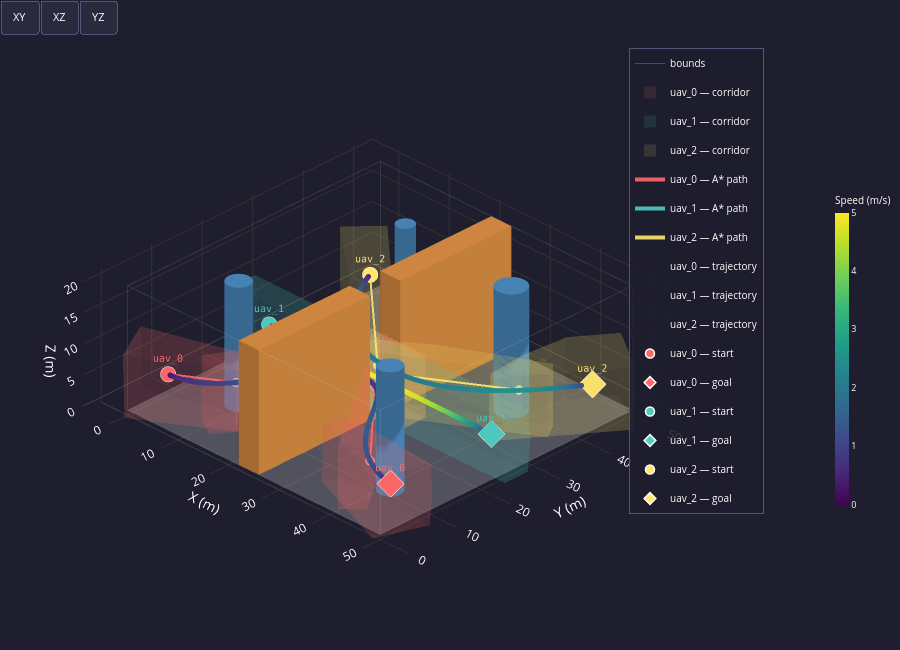

Write notebook code for a chart like this one.
### Code cell
# ── Cell 7 — Conflict Resolution (Temporal Replanning) ───────────────────────
from conflict_resolver import ReplanConfig, resolve_conflicts
import logging
logging.getLogger("conflict_resolver").setLevel(logging.WARNING)

# ── Load replanning config ────────────────────────────────────────────────────
rp_cfg = ReplanConfig.from_yaml(PLANNER_CONFIG)
print(
    f"OK  Replan config  [{os.path.basename(PLANNER_CONFIG)}]\n"
    f"    λ_time_replan={rp_cfg.lambda_time_replan}  "
    f"delta_t_scale={rp_cfg.delta_t_scale}  "
    f"min_delta_t={rp_cfg.min_delta_t:.1f} s  "
    f"max_rounds={rp_cfg.max_replan_rounds}  "
    f"replan_iter={rp_cfg.replan_max_iter}"
)

# ── Run conflict resolution ──────────────────────────────────────────────────
trajectories, conflict_report = resolve_conflicts(
    fleet           = fleet,
    trajectories    = trajectories,
    corridors       = corridors,
    plan_results    = paths,
    conflict_report = conflict_report,
    cd_cfg          = cd_cfg,
    sto_cfg         = sto_cfg,
    replan_cfg      = rp_cfg,
    verbose         = True,
)

# ── Final report ─────────────────────────────────────────────────────────────
print()
print(conflict_report.summary())

# ── Visualisation ─────────────────────────────────────────────────────────────
plot_conflict_report(conflict_report, fleet, trajectories)

# ── Updated static 3-D view ──────────────────────────────────────────────────
plot_environment_3d(env, fleet=fleet, paths=paths, corridors=corridors,
                    trajectories=trajectories)

### Figure 1 — Plotly figure (JSON) as saved in the notebook; plotly's stock layout.template omitted (floating-point values rounded to 4 significant figures; data arrays with more than 128 entries replaced by an {"elided": "..."} marker saying what was removed)
{"data": [{"color": "#EFEFEF", "flatshading": true, "hoverinfo": "skip", "i": [0, 0], "j": [1, 2], "k": [2, 3], "name": "floor", "opacity": 0.25, "showscale": false, "type": "mesh3d", "x": [0, 50, 50, 0], "y": [0, 0, 50, 50], "z": [0, 0, 0, 0]}, {"hoverinfo": "skip", "line": {"color": "white", "width": 1}, "mode": "lines", "name": "bounds", "opacity": 0.2, "type": "scatter3d", "x": [0, 50, null, 50, 50, null, 50, 0, null, 0, 0, null, 0, 50, null, 50, 50, null, 50, 0, null, 0, 0, null, 0, 0, null, 50, 50, null, 50, 50, null, 0, 0, null], "y": [0, 0, null, 0, 50, null, 50, 50, null, 50, 0, null, 0, 0, null, 0, 50, null, 50, 50, null, 50, 0, null, 0, 0, null, 0, 0, null, 50, 50, null, 50, 50, null], "z": [0, 0, null, 0, 0, null, 0, 0, null, 0, 0, null, 20, 20, null, 20, 20, null, 20, 20, null, 20, 20, null, 0, 20, null, 0, 20, null, 0, 20, null, 0, 20, null]}, {"color": "#4682B4", "flatshading": false, "hoverinfo": "skip", "i": {"elided": "160 int values"}, "j": {"elided": "160 int values"}, "k": {"elided": "160 int values"}, "name": "cyl_0", "opacity": 1, "showscale": false, "type": "mesh3d", "x": [12.0, 11.98, 11.9, 11.78, 11.62, 11.41, 11.18, 10.91, 10.62, 10.31, 10.0, 9.687, 9.382, 9.092, 8.824, 8.586, 8.382, 8.218, 8.098, 8.025, 8.0, 8.025, 8.098, 8.218, 8.382, 8.586, 8.824, 9.092, 9.382, 9.687, 10.0, 10.31, 10.62, 10.91, 11.18, 11.41, 11.62, 11.78, 11.9, 11.98, 12.0, 11.98, 11.9, 11.78, 11.62, 11.41, 11.18, 10.91, 10.62, 10.31, 10.0, 9.687, 9.382, 9.092, 8.824, 8.586, 8.382, 8.218, 8.098, 8.025, 8.0, 8.025, 8.098, 8.218, 8.382, 8.586, 8.824, 9.092, 9.382, 9.687, 10.0, 10.31, 10.62, 10.91, 11.18, 11.41, 11.62, 11.78, 11.9, 11.98, 10.0, 10.0], "y": [12.0, 12.31, 12.62, 12.91, 13.18, 13.41, 13.62, 13.78, 13.9, 13.98, 14.0, 13.98, 13.9, 13.78, 13.62, 13.41, 13.18, 12.91, 12.62, 12.31, 12.0, 11.69, 11.38, 11.09, 10.82, 10.59, 10.38, 10.22, 10.1, 10.02, 10.0, 10.02, 10.1, 10.22, 10.38, 10.59, 10.82, 11.09, 11.38, 11.69, 12.0, 12.31, 12.62, 12.91, 13.18, 13.41, 13.62, 13.78, 13.9, 13.98, 14.0, 13.98, 13.9, 13.78, 13.62, 13.41, 13.18, 12.91, 12.62, 12.31, 12.0, 11.69, 11.38, 11.09, 10.82, 10.59, 10.38, 10.22, 10.1, 10.02, 10.0, 10.02, 10.1, 10.22, 10.38, 10.59, 10.82, 11.09, 11.38, 11.69, 12.0, 12.0], "z": [0.0, 0.0, 0.0, 0.0, 0.0, 0.0, 0.0, 0.0, 0.0, 0.0, 0.0, 0.0, 0.0, 0.0, 0.0, 0.0, 0.0, 0.0, 0.0, 0.0, 0.0, 0.0, 0.0, 0.0, 0.0, 0.0, 0.0, 0.0, 0.0, 0.0, 0.0, 0.0, 0.0, 0.0, 0.0, 0.0, 0.0, 0.0, 0.0, 0.0, 20.0, 20.0, 20.0, 20.0, 20.0, 20.0, 20.0, 20.0, 20.0, 20.0, 20.0, 20.0, 20.0, 20.0, 20.0, 20.0, 20.0, 20.0, 20.0, 20.0, 20.0, 20.0, 20.0, 20.0, 20.0, 20.0, 20.0, 20.0, 20.0, 20.0, 20.0, 20.0, 20.0, 20.0, 20.0, 20.0, 20.0, 20.0, 20.0, 20.0, 0.0, 20.0]}, {"color": "#4682B4", "flatshading": false, "hoverinfo": "skip", "i": {"elided": "160 int values"}, "j": {"elided": "160 int values"}, "k": {"elided": "160 int values"}, "name": "cyl_1", "opacity": 1, "showscale": false, "type": "mesh3d", "x": [40.5, 40.47, 40.38, 40.23, 40.02, 39.77, 39.47, 39.13, 38.77, 38.39, 38.0, 37.61, 37.23, 36.87, 36.53, 36.23, 35.98, 35.77, 35.62, 35.53, 35.5, 35.53, 35.62, 35.77, 35.98, 36.23, 36.53, 36.87, 37.23, 37.61, 38.0, 38.39, 38.77, 39.13, 39.47, 39.77, 40.02, 40.23, 40.38, 40.47, 40.5, 40.47, 40.38, 40.23, 40.02, 39.77, 39.47, 39.13, 38.77, 38.39, 38.0, 37.61, 37.23, 36.87, 36.53, 36.23, 35.98, 35.77, 35.62, 35.53, 35.5, 35.53, 35.62, 35.77, 35.98, 36.23, 36.53, 36.87, 37.23, 37.61, 38.0, 38.39, 38.77, 39.13, 39.47, 39.77, 40.02, 40.23, 40.38, 40.47, 38.0, 38.0], "y": [38.0, 38.39, 38.77, 39.13, 39.47, 39.77, 40.02, 40.23, 40.38, 40.47, 40.5, 40.47, 40.38, 40.23, 40.02, 39.77, 39.47, 39.13, 38.77, 38.39, 38.0, 37.61, 37.23, 36.87, 36.53, 36.23, 35.98, 35.77, 35.62, 35.53, 35.5, 35.53, 35.62, 35.77, 35.98, 36.23, 36.53, 36.87, 37.23, 37.61, 38.0, 38.39, 38.77, 39.13, 39.47, 39.77, 40.02, 40.23, 40.38, 40.47, 40.5, 40.47, 40.38, 40.23, 40.02, 39.77, 39.47, 39.13, 38.77, 38.39, 38.0, 37.61, 37.23, 36.87, 36.53, 36.23, 35.98, 35.77, 35.62, 35.53, 35.5, 35.53, 35.62, 35.77, 35.98, 36.23, 36.53, 36.87, 37.23, 37.61, 38.0, 38.0], "z": [0.0, 0.0, 0.0, 0.0, 0.0, 0.0, 0.0, 0.0, 0.0, 0.0, 0.0, 0.0, 0.0, 0.0, 0.0, 0.0, 0.0, 0.0, 0.0, 0.0, 0.0, 0.0, 0.0, 0.0, 0.0, 0.0, 0.0, 0.0, 0.0, 0.0, 0.0, 0.0, 0.0, 0.0, 0.0, 0.0, 0.0, 0.0, 0.0, 0.0, 20.0, 20.0, 20.0, 20.0, 20.0, 20.0, 20.0, 20.0, 20.0, 20.0, 20.0, 20.0, 20.0, 20.0, 20.0, 20.0, 20.0, 20.0, 20.0, 20.0, 20.0, 20.0, 20.0, 20.0, 20.0, 20.0, 20.0, 20.0, 20.0, 20.0, 20.0, 20.0, 20.0, 20.0, 20.0, 20.0, 20.0, 20.0, 20.0, 20.0, 0.0, 20.0]}, {"color": "#4682B4", "flatshading": false, "hoverinfo": "skip", "i": {"elided": "160 int values"}, "j": {"elided": "160 int values"}, "k": {"elided": "160 int values"}, "name": "cyl_2", "opacity": 1, "showscale": false, "type": "mesh3d", "x": [16.5, 16.48, 16.43, 16.34, 16.21, 16.06, 15.88, 15.68, 15.46, 15.23, 15.0, 14.77, 14.54, 14.32, 14.12, 13.94, 13.79, 13.66, 13.57, 13.52, 13.5, 13.52, 13.57, 13.66, 13.79, 13.94, 14.12, 14.32, 14.54, 14.77, 15.0, 15.23, 15.46, 15.68, 15.88, 16.06, 16.21, 16.34, 16.43, 16.48, 16.5, 16.48, 16.43, 16.34, 16.21, 16.06, 15.88, 15.68, 15.46, 15.23, 15.0, 14.77, 14.54, 14.32, 14.12, 13.94, 13.79, 13.66, 13.57, 13.52, 13.5, 13.52, 13.57, 13.66, 13.79, 13.94, 14.12, 14.32, 14.54, 14.77, 15.0, 15.23, 15.46, 15.68, 15.88, 16.06, 16.21, 16.34, 16.43, 16.48, 15.0, 15.0], "y": [40.0, 40.23, 40.46, 40.68, 40.88, 41.06, 41.21, 41.34, 41.43, 41.48, 41.5, 41.48, 41.43, 41.34, 41.21, 41.06, 40.88, 40.68, 40.46, 40.23, 40.0, 39.77, 39.54, 39.32, 39.12, 38.94, 38.79, 38.66, 38.57, 38.52, 38.5, 38.52, 38.57, 38.66, 38.79, 38.94, 39.12, 39.32, 39.54, 39.77, 40.0, 40.23, 40.46, 40.68, 40.88, 41.06, 41.21, 41.34, 41.43, 41.48, 41.5, 41.48, 41.43, 41.34, 41.21, 41.06, 40.88, 40.68, 40.46, 40.23, 40.0, 39.77, 39.54, 39.32, 39.12, 38.94, 38.79, 38.66, 38.57, 38.52, 38.5, 38.52, 38.57, 38.66, 38.79, 38.94, 39.12, 39.32, 39.54, 39.77, 40.0, 40.0], "z": [0.0, 0.0, 0.0, 0.0, 0.0, 0.0, 0.0, 0.0, 0.0, 0.0, 0.0, 0.0, 0.0, 0.0, 0.0, 0.0, 0.0, 0.0, 0.0, 0.0, 0.0, 0.0, 0.0, 0.0, 0.0, 0.0, 0.0, 0.0, 0.0, 0.0, 0.0, 0.0, 0.0, 0.0, 0.0, 0.0, 0.0, 0.0, 0.0, 0.0, 20.0, 20.0, 20.0, 20.0, 20.0, 20.0, 20.0, 20.0, 20.0, 20.0, 20.0, 20.0, 20.0, 20.0, 20.0, 20.0, 20.0, 20.0, 20.0, 20.0, 20.0, 20.0, 20.0, 20.0, 20.0, 20.0, 20.0, 20.0, 20.0, 20.0, 20.0, 20.0, 20.0, 20.0, 20.0, 20.0, 20.0, 20.0, 20.0, 20.0, 0.0, 20.0]}, {"color": "#4682B4", "flatshading": false, "hoverinfo": "skip", "i": {"elided": "160 int values"}, "j": {"elided": "160 int values"}, "k": {"elided": "160 int values"}, "name": "cyl_3", "opacity": 1, "showscale": false, "type": "mesh3d", "x": [44.0, 43.98, 43.9, 43.78, 43.62, 43.41, 43.18, 42.91, 42.62, 42.31, 42.0, 41.69, 41.38, 41.09, 40.82, 40.59, 40.38, 40.22, 40.1, 40.02, 40.0, 40.02, 40.1, 40.22, 40.38, 40.59, 40.82, 41.09, 41.38, 41.69, 42.0, 42.31, 42.62, 42.91, 43.18, 43.41, 43.62, 43.78, 43.9, 43.98, 44.0, 43.98, 43.9, 43.78, 43.62, 43.41, 43.18, 42.91, 42.62, 42.31, 42.0, 41.69, 41.38, 41.09, 40.82, 40.59, 40.38, 40.22, 40.1, 40.02, 40.0, 40.02, 40.1, 40.22, 40.38, 40.59, 40.82, 41.09, 41.38, 41.69, 42.0, 42.31, 42.62, 42.91, 43.18, 43.41, 43.62, 43.78, 43.9, 43.98, 42.0, 42.0], "y": [10.0, 10.31, 10.62, 10.91, 11.18, 11.41, 11.62, 11.78, 11.9, 11.98, 12.0, 11.98, 11.9, 11.78, 11.62, 11.41, 11.18, 10.91, 10.62, 10.31, 10.0, 9.687, 9.382, 9.092, 8.824, 8.586, 8.382, 8.218, 8.098, 8.025, 8.0, 8.025, 8.098, 8.218, 8.382, 8.586, 8.824, 9.092, 9.382, 9.687, 10.0, 10.31, 10.62, 10.91, 11.18, 11.41, 11.62, 11.78, 11.9, 11.98, 12.0, 11.98, 11.9, 11.78, 11.62, 11.41, 11.18, 10.91, 10.62, 10.31, 10.0, 9.687, 9.382, 9.092, 8.824, 8.586, 8.382, 8.218, 8.098, 8.025, 8.0, 8.025, 8.098, 8.218, 8.382, 8.586, 8.824, 9.092, 9.382, 9.687, 10.0, 10.0], "z": [0.0, 0.0, 0.0, 0.0, 0.0, 0.0, 0.0, 0.0, 0.0, 0.0, 0.0, 0.0, 0.0, 0.0, 0.0, 0.0, 0.0, 0.0, 0.0, 0.0, 0.0, 0.0, 0.0, 0.0, 0.0, 0.0, 0.0, 0.0, 0.0, 0.0, 0.0, 0.0, 0.0, 0.0, 0.0, 0.0, 0.0, 0.0, 0.0, 0.0, 20.0, 20.0, 20.0, 20.0, 20.0, 20.0, 20.0, 20.0, 20.0, 20.0, 20.0, 20.0, 20.0, 20.0, 20.0, 20.0, 20.0, 20.0, 20.0, 20.0, 20.0, 20.0, 20.0, 20.0, 20.0, 20.0, 20.0, 20.0, 20.0, 20.0, 20.0, 20.0, 20.0, 20.0, 20.0, 20.0, 20.0, 20.0, 20.0, 20.0, 0.0, 20.0]}, {"color": "#CD853F", "flatshading": true, "hoverinfo": "skip", "i": [7, 0, 0, 0, 4, 4, 6, 6, 4, 0, 3, 2], "j": [3, 4, 1, 2, 5, 6, 5, 2, 0, 1, 6, 3], "k": [0, 7, 2, 7, 6, 7, 1, 1, 5, 5, 7, 6], "name": "passage_wall_south", "opacity": 1, "showscale": false, "type": "mesh3d", "x": [22, 26, 26, 22, 22, 26, 26, 22], "y": [0, 0, 22, 22, 0, 0, 22, 22], "z": [0, 0, 0, 0, 20, 20, 20, 20]}, {"color": "#CD853F", "flatshading": true, "hoverinfo": "skip", "i": [7, 0, 0, 0, 4, 4, 6, 6, 4, 0, 3, 2], "j": [3, 4, 1, 2, 5, 6, 5, 2, 0, 1, 6, 3], "k": [0, 7, 2, 7, 6, 7, 1, 1, 5, 5, 7, 6], "name": "passage_wall_north", "opacity": 1, "showscale": false, "type": "mesh3d", "x": [22, 26, 26, 22, 22, 26, 26, 22], "y": [28, 28, 50, 50, 28, 28, 50, 50], "z": [0, 0, 0, 0, 20, 20, 20, 20]}, {"color": "#FF6B6B", "flatshading": true, "hoverinfo": "skip", "i": [4, 4, 4, 4, 8, 8, 8, 7, 7, 6, 6, 6, 6, 6, 6, 6], "j": [2, 2, 1, 3, 2, 1, 9, 9, 2, 4, 4, 7, 3, 8, 8, 7], "k": [1, 5, 0, 0, 1, 0, 2, 2, 5, 5, 3, 5, 0, 0, 9, 9], "legendgroup": "uav_0_corridor", "name": "uav_0 — corridor", "opacity": 0.12, "showlegend": true, "showscale": false, "type": "mesh3d", "x": [-3.272, 0.8823, 1.103, 16.6, 18.42, 18.64, 16.6, 16.88, -3.272, -3.098], "y": [5.814, -1.839, -1.719, 11.02, 7.681, 7.8, 11.27, 11.04, 6.161, 6.019], "z": [9.873, 9.873, -0.1239, 10.37, 10.37, 0.3771, 5.712, 0.3771, 3.277, -0.1239]}, {"color": "#FF6B6B", "flatshading": true, "hoverinfo": "skip", "i": [7, 7, 7, 7, 1, 1, 3, 3, 3, 3, 3, 3], "j": [2, 2, 5, 6, 7, 7, 6, 2, 5, 1, 2, 1], "k": [0, 6, 4, 4, 5, 0, 4, 6, 4, 5, 0, 0], "legendgroup": "uav_0_corridor", "name": "uav_0 — corridor", "opacity": 0.12, "showlegend": false, "showscale": false, "type": "mesh3d", "x": [9.131, 13.34, 9.131, 13.34, 21.14, 21.14, 16.15, 16.15], "y": [5.491, 2.86, 5.491, 2.86, 15.34, 15.34, 18.46, 18.46], "z": [0.25, 0.25, 10.25, 10.25, 10.25, 0.25, 10.25, 0.25]}, {"color": "#FF6B6B", "flatshading": true, "hoverinfo": "skip", "i": [2, 2, 2, 2, 2, 2, 7, 7, 7, 7, 16, 16, 16, 16, 16, 16, 12, 12, 12, 12, 12, 12, 22, 22, 22, 22, 22, 22, 22, 22, 11, 11, 11, 11, 9, 9, 9, 9, 9, 9, 9, 9], "j": [1, 8, 18, 8, 19, 18, 0, 5, 8, 5, 5, 5, 18, 18, 20, 20, 13, 0, 10, 16, 13, 16, 1, 14, 13, 14, 19, 20, 13, 20, 2, 14, 14, 12, 10, 8, 7, 7, 2, 11, 12, 11], "k": [21, 3, 6, 6, 21, 19, 4, 0, 6, 6, 6, 0, 6, 19, 17, 19, 15, 4, 4, 0, 17, 17, 21, 1, 15, 15, 21, 19, 17, 17, 1, 15, 1, 15, 4, 3, 4, 8, 3, 2, 10, 12], "legendgroup": "uav_0_corridor", "name": "uav_0 — corridor", "opacity": 0.12, "showlegend": false, "showscale": false, "type": "mesh3d", "x": [17.9, 12.89, 13.53, 23.42, 23.73, 17.9, 17.61, 23.73, 23.59, 23.42, 23.46, 13.53, 13.4, 12.39, 12.89, 13.06, 14.89, 13.95, 14.89, 13.62, 13.62, 12.22, 12.22], "y": [10.31, 19.93, 20.7, 27.87, 27.61, 10.31, 9.974, 27.61, 27.72, 27.87, 27.84, 20.7, 20.54, 12.03, 19.93, 20.14, 6.708, 7.491, 6.708, 7.766, 7.766, 11.85, 11.85], "z": [10.25, 0.25, 0.25, 0.25, 10.25, 4.75, 0.25, 4.75, 0.25, 5.75, 10.25, 5.75, 10.25, 10.25, 5.75, 10.25, 10.25, 10.25, 0.25, 0.25, 5.75, 0.25, 5.75]}, {"color": "#FF6B6B", "flatshading": true, "hoverinfo": "skip", "i": [9, 9, 10, 10, 2, 2, 2, 2, 7, 7, 7, 7, 15, 15, 15, 15, 15, 12, 12, 12, 12, 12, 12, 18, 18, 18, 18, 18, 18, 20, 20, 20, 20, 20, 20, 20, 20, 20], "j": [4, 11, 9, 9, 10, 10, 1, 11, 8, 16, 10, 10, 4, 1, 5, 5, 1, 1, 2, 2, 7, 15, 15, 5, 9, 8, 9, 5, 19, 15, 15, 19, 7, 12, 12, 16, 18, 18], "k": [3, 4, 8, 11, 0, 11, 4, 4, 17, 17, 0, 8, 3, 4, 3, 6, 14, 14, 0, 1, 0, 14, 13, 3, 3, 17, 8, 6, 6, 6, 13, 6, 16, 13, 7, 17, 17, 19], "legendgroup": "uav_0_corridor", "name": "uav_0 — corridor", "opacity": 0.12, "showlegend": false, "showscale": false, "type": "mesh3d", "x": [16.75, 16.75, 16.75, 31.25, 24, 31.25, 24.25, 16.75, 31.25, 31.25, 24, 24, 16.75, 23.75, 16.75, 23.75, 24.0, 31.25, 31.25, 24.25, 24.0], "y": [22.42, 22.65, 22.42, 22.65, 22.47, 27.73, 27.75, 27.71, 22.42, 22.42, 22.24, 22.24, 27.73, 27.75, 27.73, 27.75, 27.73, 27.71, 27.73, 27.75, 27.75], "z": [10.25, 0.25, 4.75, 0.25, 0.25, 0.25, 0.25, 10.25, 10.25, 4.75, 10.25, 4.75, 5.75, 5.75, 0.25, 0.25, 10.25, 10.25, 5.75, 5.75, 5.875]}, {"color": "#FF6B6B", "flatshading": true, "hoverinfo": "skip", "i": [5, 5, 3, 3, 3, 3, 7, 7, 7, 9, 9, 9, 9, 9, 9, 9], "j": [0, 1, 0, 1, 6, 6, 0, 0, 6, 5, 3, 3, 6, 7, 5, 7], "k": [4, 0, 2, 0, 2, 8, 2, 4, 2, 1, 1, 8, 8, 6, 4, 4], "legendgroup": "uav_0_corridor", "name": "uav_0 — corridor", "opacity": 0.12, "showlegend": false, "showscale": false, "type": "mesh3d", "x": [41.0, 41.0, 43.94, 43.94, 22.93, 22.93, 30.11, 24.51, 30.11, 24.51], "y": [0.6402, 0.6402, 3.391, 3.391, 26.49, 26.49, 22.72, 27.97, 22.72, 27.97], "z": [0.25, 10.25, 0.25, 10.25, 0.25, 10.25, 0.25, 0.25, 10.25, 10.25]}, {"color": "#FF6B6B", "flatshading": true, "hoverinfo": "skip", "i": [4, 4, 8, 8, 8, 6, 6, 6, 13, 13, 13, 9, 9, 9, 10, 10, 11, 11, 11, 11, 11, 11, 11, 11], "j": [1, 1, 4, 5, 4, 4, 2, 4, 1, 5, 12, 1, 2, 12, 6, 9, 8, 6, 10, 13, 9, 10, 8, 13], "k": [2, 3, 3, 3, 7, 7, 0, 2, 3, 3, 1, 2, 0, 1, 0, 0, 7, 7, 6, 12, 12, 9, 5, 5], "legendgroup": "uav_0_corridor", "name": "uav_0 — corridor", "opacity": 0.12, "showlegend": false, "showscale": false, "type": "mesh3d", "x": [53.2, 34.53, 50.18, 34.18, 49.83, 35.09, 53.1, 52.83, 42.54, 41.95, 41.95, 41.89, 35.54, 35.44], "y": [6.923, 4.174, -1.461, 4.302, -1.333, 6.842, 7.238, 6.989, 7.474, 7.484, 7.779, 7.778, 6.978, 7.253], "z": [9.808, 10.43, 9.808, 0.4416, -0.1845, 0.4416, 4.345, -0.1845, 0.1859, 10.21, 5.016, 4.953, 10.43, 5.462]}, {"color": "#4ECDC4", "flatshading": true, "hoverinfo": "skip", "i": [7, 7, 5, 5, 13, 13, 13, 13, 8, 8, 8, 8, 15, 15, 15, 15, 9, 9, 9, 9, 9, 9, 9, 9, 17, 17, 17, 17, 17, 17, 17, 17], "j": [10, 10, 7, 7, 1, 5, 1, 5, 14, 16, 10, 16, 14, 7, 7, 13, 1, 2, 8, 2, 5, 5, 10, 8, 1, 2, 16, 2, 13, 15, 16, 15], "k": [4, 11, 11, 6, 12, 6, 3, 3, 4, 0, 4, 14, 4, 4, 6, 6, 3, 0, 0, 1, 3, 11, 11, 10, 12, 1, 0, 0, 12, 13, 14, 14], "legendgroup": "uav_1_corridor", "name": "uav_1 — corridor", "opacity": 0.12, "showlegend": true, "showscale": false, "type": "mesh3d", "x": [-2.0, 52, 25.0, 52, -2, 52, 52, 25.0, -2, 25.0, -2.0, 25.0, 52.0, 52, -2, 25.0, -2, 25.0], "y": [27.28, 27.28, 27.32, 22.72, 22.72, 22.27, 22.72, 22.68, 22.72, 22.68, 22.27, 22.23, 27.73, 27.28, 27.28, 27.32, 27.73, 27.77], "z": [0, 0, -8.882e-16, 8.882e-16, 10, 5.0, 10, 10, 8.882e-16, 0, 5.0, 5.0, 5.0, 10, 10, 10, 5.0, 5.0]}, {"color": "#FFE66D", "flatshading": true, "hoverinfo": "skip", "i": [0, 0, 6, 6, 6, 6, 6, 12, 12, 12, 1, 1, 1, 1, 1, 4, 4, 4, 4, 4, 4, 4, 4, 4], "j": [3, 5, 9, 0, 0, 5, 8, 9, 9, 11, 11, 6, 6, 12, 12, 9, 0, 0, 3, 8, 1, 1, 12, 12], "k": [7, 7, 10, 9, 5, 7, 7, 10, 13, 10, 10, 10, 8, 11, 2, 13, 9, 3, 7, 7, 8, 2, 13, 2], "legendgroup": "uav_2_corridor", "name": "uav_2 — corridor", "opacity": 0.12, "showlegend": true, "showscale": false, "type": "mesh3d", "x": [13.62, 24.42, 24.35, 25.33, 24.33, 14.28, 13.87, 25.44, 25.37, 1.079, 1.163, -3.33, -3.412, -3.427], "y": [38.81, 22.16, 22.17, 23.28, 22.2, 38.22, 38.61, 23.34, 23.19, 50.36, 50.31, 45.44, 45.45, 45.48], "z": [10.11, 0.298, 6.415, 10.3, 10.3, 3.618, 0.1175, 5.676, 0.298, 9.952, -0.04751, -0.04751, 7.078, 9.952]}, {"color": "#FFE66D", "flatshading": true, "hoverinfo": "skip", "i": [3, 3, 5, 5, 6, 6, 7, 7, 7, 7, 7, 7], "j": [2, 1, 1, 4, 3, 4, 2, 5, 3, 6, 5, 6], "k": [0, 0, 0, 1, 1, 1, 0, 0, 2, 3, 4, 4], "legendgroup": "uav_2_corridor", "name": "uav_2 — corridor", "opacity": 0.12, "showlegend": false, "showscale": false, "type": "mesh3d", "x": [17.25, 31.25, 17.25, 31.25, 31.25, 17.25, 31.25, 17.25], "y": [27.75, 27.75, 27.75, 27.75, 22.25, 22.25, 22.25, 22.25], "z": [0.25, 0.25, 10.25, 10.25, 0.25, 0.25, 10.25, 10.25]}, {"color": "#FFE66D", "flatshading": true, "hoverinfo": "skip", "i": [6, 6, 0, 0, 3, 3, 3, 3, 3, 3, 3, 3, 10, 10, 10, 10, 10, 10, 10, 10], "j": [4, 7, 7, 1, 6, 1, 1, 9, 4, 6, 11, 9, 4, 4, 11, 0, 9, 9, 1, 0], "k": [5, 5, 5, 7, 7, 8, 7, 8, 2, 4, 2, 11, 2, 5, 2, 5, 8, 11, 8, 1], "legendgroup": "uav_2_corridor", "name": "uav_2 — corridor", "opacity": 0.12, "showlegend": false, "showscale": false, "type": "mesh3d", "x": [30.55, 30.55, 47.37, 47.37, 23.5, 21.76, 23.5, 21.76, 39.41, 45.69, 39.41, 45.69], "y": [31.04, 31.04, 35.76, 35.76, 22.11, 25.01, 22.11, 25.01, 35.59, 38.57, 35.59, 38.57], "z": [0.25, 10.25, 0.25, 10.25, 0.25, 0.25, 10.25, 10.25, 10.25, 10.25, 0.25, 0.25]}, {"color": "#FFE66D", "flatshading": true, "hoverinfo": "skip", "i": [2, 2, 2, 2, 10, 10, 10, 13, 13, 8, 8, 8, 11, 11, 11, 11, 11, 11, 11, 6, 6, 6, 6, 6, 6, 6, 6, 6], "j": [1, 3, 7, 7, 1, 0, 0, 0, 9, 10, 15, 9, 3, 7, 0, 13, 13, 15, 15, 2, 2, 10, 8, 7, 11, 11, 15, 8], "k": [3, 4, 4, 5, 3, 3, 9, 9, 14, 9, 14, 14, 4, 4, 3, 0, 14, 14, 12, 1, 5, 1, 10, 5, 12, 7, 12, 15], "legendgroup": "uav_2_corridor", "name": "uav_2 — corridor", "opacity": 0.12, "showlegend": false, "showscale": false, "type": "mesh3d", "x": [41.39, 45.5, 53.86, 45.63, 53.99, 42.62, 41.65, 42.75, 40.88, 41.22, 41.37, 41.57, 41.43, 40.87, 40.72, 40.72], "y": [45.57, 51.82, 46.33, 52.02, 46.53, 29.23, 29.86, 29.43, 37.67, 45.31, 45.54, 30.2, 30.15, 37.48, 37.45, 37.43], "z": [10.06, -0.1179, -0.1179, 9.879, 9.879, 0.3708, 0.3708, 10.37, 0.225, 4.637, 0.06155, 10.37, 5.387, 10.23, 5.005, 4.955]}, {"hovertemplate": "<b>uav_0 — A* path</b><br>x=%{x:.1f}  y=%{y:.1f}  z=%{z:.1f}<extra></extra>", "legendgroup": "uav_0_path", "line": {"color": "#FF6B6B", "width": 4}, "mode": "lines", "name": "uav_0 — A* path", "opacity": 0.9, "showlegend": true, "type": "scatter3d", "x": [3, 11.75, 14.25, 21.75, 26.25, 40.75, 47], "y": [5, 9.75, 13.75, 22.75, 22.75, 7.25, 5], "z": [5, 5.25, 5.25, 5.25, 5.25, 5.25, 5]}, {"hoverinfo": "skip", "legendgroup": "uav_0_path", "marker": {"color": "#FF6B6B", "line": {"color": "white", "width": 1}, "size": 5}, "mode": "markers", "opacity": 0.8, "showlegend": false, "type": "scatter3d", "x": [11.75, 14.25, 21.75, 26.25, 40.75], "y": [9.75, 13.75, 22.75, 22.75, 7.25], "z": [5.25, 5.25, 5.25, 5.25, 5.25]}, {"hovertemplate": "<b>uav_1 — A* path</b><br>x=%{x:.1f}  y=%{y:.1f}  z=%{z:.1f}<extra></extra>", "legendgroup": "uav_1_path", "line": {"color": "#4ECDC4", "width": 4}, "mode": "lines", "name": "uav_1 — A* path", "opacity": 0.9, "showlegend": true, "type": "scatter3d", "x": [3, 47], "y": [25, 25], "z": [5, 5]}, {"hovertemplate": "<b>uav_2 — A* path</b><br>x=%{x:.1f}  y=%{y:.1f}  z=%{z:.1f}<extra></extra>", "legendgroup": "uav_2_path", "line": {"color": "#FFE66D", "width": 4}, "mode": "lines", "name": "uav_2 — A* path", "opacity": 0.9, "showlegend": true, "type": "scatter3d", "x": [3, 22.25, 26.25, 41.25, 47], "y": [45, 27.25, 27.25, 36.25, 45], "z": [5, 5.25, 5.25, 5.25, 5]}, {"hoverinfo": "skip", "legendgroup": "uav_2_path", "marker": {"color": "#FFE66D", "line": {"color": "white", "width": 1}, "size": 5}, "mode": "markers", "opacity": 0.8, "showlegend": false, "type": "scatter3d", "x": [22.25, 26.25, 41.25], "y": [27.25, 27.25, 36.25], "z": [5.25, 5.25, 5.25]}, {"hoverinfo": "skip", "legendgroup": "uav_0_traj", "line": {"color": "#FF6B6B", "width": 2}, "mode": "lines", "opacity": 0.35, "showlegend": false, "type": "scatter3d", "x": {"elided": "300 float values"}, "y": {"elided": "300 float values"}, "z": {"elided": "300 float values"}}, {"hovertemplate": "<b>uav_0 — trajectory</b><br>x=%{x:.1f}  y=%{y:.1f}  z=%{z:.1f}<br>speed=%{marker.color:.2f} m/s<extra></extra>", "legendgroup": "uav_0_traj", "marker": {"cmax": 5, "cmin": 0, "color": {"elided": "300 float values"}, "colorbar": {"len": 0.55, "thickness": 14, "tickfont": {"color": "white", "size": 9}, "title": {"font": {"color": "white", "size": 10}, "text": "Speed (m/s)"}, "x": 1.08}, "colorscale": [[0, "#440154"], [0.1111, "#482878"], [0.2222, "#3e4989"], [0.3333, "#31688e"], [0.4444, "#26828e"], [0.5556, "#1f9e89"], [0.6667, "#35b779"], [0.7778, "#6ece58"], [0.8889, "#b5de2b"], [1, "#fde725"]], "showscale": true, "size": 3}, "mode": "markers", "name": "uav_0 — trajectory", "opacity": 0.9, "showlegend": true, "type": "scatter3d", "x": {"elided": "300 float values"}, "y": {"elided": "300 float values"}, "z": {"elided": "300 float values"}}, {"hoverinfo": "skip", "legendgroup": "uav_1_traj", "line": {"color": "#4ECDC4", "width": 2}, "mode": "lines", "opacity": 0.35, "showlegend": false, "type": "scatter3d", "x": {"elided": "299 float values"}, "y": {"elided": "299 int values"}, "z": {"elided": "299 int values"}}, {"hovertemplate": "<b>uav_1 — trajectory</b><br>x=%{x:.1f}  y=%{y:.1f}  z=%{z:.1f}<br>speed=%{marker.color:.2f} m/s<extra></extra>", "legendgroup": "uav_1_traj", "marker": {"cmax": 5, "cmin": 0, "color": {"elided": "299 float values"}, "colorscale": [[0, "#440154"], [0.1111, "#482878"], [0.2222, "#3e4989"], [0.3333, "#31688e"], [0.4444, "#26828e"], [0.5556, "#1f9e89"], [0.6667, "#35b779"], [0.7778, "#6ece58"], [0.8889, "#b5de2b"], [1, "#fde725"]], "showscale": false, "size": 3}, "mode": "markers", "name": "uav_1 — trajectory", "opacity": 0.9, "showlegend": true, "type": "scatter3d", "x": {"elided": "299 float values"}, "y": {"elided": "299 int values"}, "z": {"elided": "299 int values"}}, {"hoverinfo": "skip", "legendgroup": "uav_2_traj", "line": {"color": "#FFE66D", "width": 2}, "mode": "lines", "opacity": 0.35, "showlegend": false, "type": "scatter3d", "x": {"elided": "300 float values"}, "y": {"elided": "300 float values"}, "z": {"elided": "300 float values"}}, {"hovertemplate": "<b>uav_2 — trajectory</b><br>x=%{x:.1f}  y=%{y:.1f}  z=%{z:.1f}<br>speed=%{marker.color:.2f} m/s<extra></extra>", "legendgroup": "uav_2_traj", "marker": {"cmax": 5, "cmin": 0, "color": {"elided": "300 float values"}, "colorscale": [[0, "#440154"], [0.1111, "#482878"], [0.2222, "#3e4989"], [0.3333, "#31688e"], [0.4444, "#26828e"], [0.5556, "#1f9e89"], [0.6667, "#35b779"], [0.7778, "#6ece58"], [0.8889, "#b5de2b"], [1, "#fde725"]], "showscale": false, "size": 3}, "mode": "markers", "name": "uav_2 — trajectory", "opacity": 0.9, "showlegend": true, "type": "scatter3d", "x": {"elided": "300 float values"}, "y": {"elided": "300 float values"}, "z": {"elided": "300 float values"}}, {"hovertemplate": "<b>uav_0 — start</b><br>x=3.0  y=5.0  z=5.0<extra></extra>", "legendgroup": "uav_0_start", "marker": {"color": "#FF6B6B", "line": {"color": "white", "width": 1.5}, "size": 9, "symbol": "circle"}, "mode": "markers+text", "name": "uav_0 — start", "showlegend": true, "text": ["uav_0"], "textfont": {"color": "#FF6B6B", "family": "monospace", "size": 10}, "textposition": "top center", "type": "scatter3d", "x": [3], "y": [5], "z": [5]}, {"hovertemplate": "<b>uav_0 — goal</b><br>x=47.0  y=5.0  z=5.0<extra></extra>", "legendgroup": "uav_0_goal", "marker": {"color": "#FF6B6B", "line": {"color": "white", "width": 1.5}, "size": 9, "symbol": "diamond"}, "mode": "markers+text", "name": "uav_0 — goal", "showlegend": true, "text": ["uav_0"], "textfont": {"color": "#FF6B6B", "family": "monospace", "size": 10}, "textposition": "top center", "type": "scatter3d", "x": [47], "y": [5], "z": [5]}, {"hoverinfo": "skip", "legendgroup": "uav_0_start", "line": {"color": "#FF6B6B", "dash": "dot", "width": 1.5}, "mode": "lines", "opacity": 0.35, "showlegend": false, "type": "scatter3d", "x": [3, 47], "y": [5, 5], "z": [5, 5]}, {"hovertemplate": "<b>uav_1 — start</b><br>x=3.0  y=25.0  z=5.0<extra></extra>", "legendgroup": "uav_1_start", "marker": {"color": "#4ECDC4", "line": {"color": "white", "width": 1.5}, "size": 9, "symbol": "circle"}, "mode": "markers+text", "name": "uav_1 — start", "showlegend": true, "text": ["uav_1"], "textfont": {"color": "#4ECDC4", "family": "monospace", "size": 10}, "textposition": "top center", "type": "scatter3d", "x": [3], "y": [25], "z": [5]}, {"hovertemplate": "<b>uav_1 — goal</b><br>x=47.0  y=25.0  z=5.0<extra></extra>", "legendgroup": "uav_1_goal", "marker": {"color": "#4ECDC4", "line": {"color": "white", "width": 1.5}, "size": 9, "symbol": "diamond"}, "mode": "markers+text", "name": "uav_1 — goal", "showlegend": true, "text": ["uav_1"], "textfont": {"color": "#4ECDC4", "family": "monospace", "size": 10}, "textposition": "top center", "type": "scatter3d", "x": [47], "y": [25], "z": [5]}, {"hoverinfo": "skip", "legendgroup": "uav_1_start", "line": {"color": "#4ECDC4", "dash": "dot", "width": 1.5}, "mode": "lines", "opacity": 0.35, "showlegend": false, "type": "scatter3d", "x": [3, 47], "y": [25, 25], "z": [5, 5]}, {"hovertemplate": "<b>uav_2 — start</b><br>x=3.0  y=45.0  z=5.0<extra></extra>", "legendgroup": "uav_2_start", "marker": {"color": "#FFE66D", "line": {"color": "white", "width": 1.5}, "size": 9, "symbol": "circle"}, "mode": "markers+text", "name": "uav_2 — start", "showlegend": true, "text": ["uav_2"], "textfont": {"color": "#FFE66D", "family": "monospace", "size": 10}, "textposition": "top center", "type": "scatter3d", "x": [3], "y": [45], "z": [5]}, {"hovertemplate": "<b>uav_2 — goal</b><br>x=47.0  y=45.0  z=5.0<extra></extra>", "legendgroup": "uav_2_goal", "marker": {"color": "#FFE66D", "line": {"color": "white", "width": 1.5}, "size": 9, "symbol": "diamond"}, "mode": "markers+text", "name": "uav_2 — goal", "showlegend": true, "text": ["uav_2"], "textfont": {"color": "#FFE66D", "family": "monospace", "size": 10}, "textposition": "top center", "type": "scatter3d", "x": [47], "y": [45], "z": [5]}, {"hoverinfo": "skip", "legendgroup": "uav_2_start", "line": {"color": "#FFE66D", "dash": "dot", "width": 1.5}, "mode": "lines", "opacity": 0.35, "showlegend": false, "type": "scatter3d", "x": [3, 47], "y": [45, 45], "z": [5, 5]}], "layout": {"height": 650, "legend": {"bgcolor": "rgba(30,30,46,0.85)", "bordercolor": "#555577", "borderwidth": 1, "font": {"color": "white", "size": 10}, "x": 1, "xanchor": "right", "y": 1, "yanchor": "top"}, "margin": {"b": 0, "l": 0, "r": 0, "t": 40}, "paper_bgcolor": "#1E1E2E", "scene": {"aspectmode": "data", "bgcolor": "#1E1E2E", "camera": {"eye": {"x": 1.5, "y": -1.5, "z": 1.2}, "projection": {"type": "orthographic"}}, "xaxis": {"color": "white", "gridcolor": "#333333", "showbackground": false, "title": {"text": "X (m)"}, "zerolinecolor": "#555555"}, "yaxis": {"color": "white", "gridcolor": "#333333", "showbackground": false, "title": {"text": "Y (m)"}, "zerolinecolor": "#555555"}, "zaxis": {"color": "white", "gridcolor": "#333333", "showbackground": false, "title": {"text": "Z (m)"}, "zerolinecolor": "#555555"}}, "showlegend": true, "updatemenus": [{"bgcolor": "#2A2A3E", "bordercolor": "#555577", "buttons": [{"args": ["scene.camera", {"center": {"x": 0, "y": 0, "z": 0}, "eye": {"x": 0, "y": 0, "z": 2.5}, "projection": {"type": "orthographic"}, "up": {"x": 0, "y": 1, "z": 0}}], "label": "XY", "method": "relayout"}, {"args": ["scene.camera", {"center": {"x": 0, "y": 0, "z": 0}, "eye": {"x": 0, "y": -2.5, "z": 0}, "projection": {"type": "orthographic"}, "up": {"x": 0, "y": 0, "z": 1}}], "label": "XZ", "method": "relayout"}, {"args": ["scene.camera", {"center": {"x": 0, "y": 0, "z": 0}, "eye": {"x": 2.5, "y": 0, "z": 0}, "projection": {"type": "orthographic"}, "up": {"x": 0, "y": 0, "z": 1}}], "label": "YZ", "method": "relayout"}], "direction": "right", "font": {"color": "white", "size": 11}, "showactive": false, "type": "buttons", "x": 0, "xanchor": "left", "y": 1.08, "yanchor": "top"}], "width": 900}}
